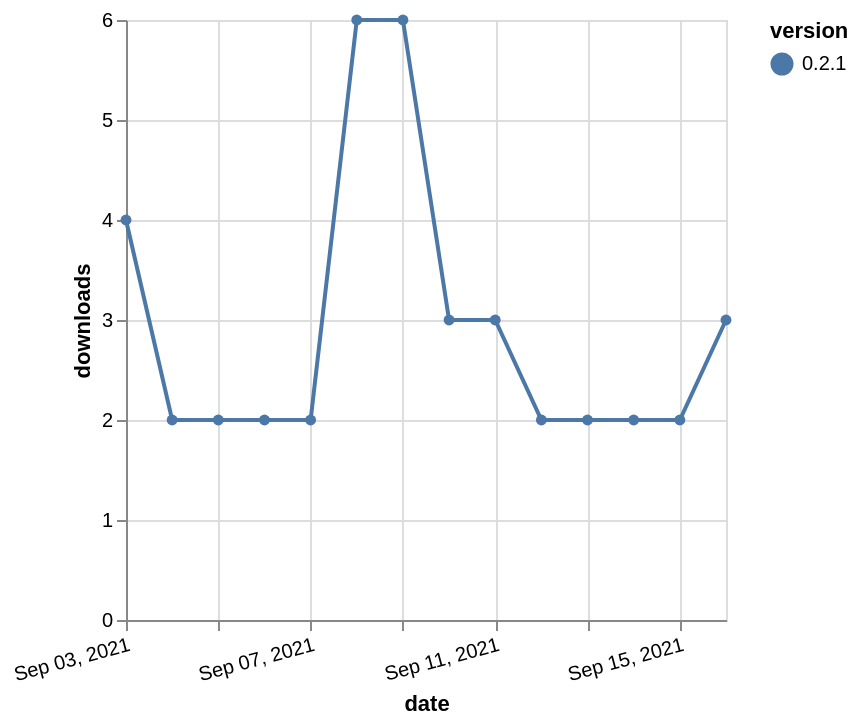

Vega-Lite specification stored for this chart:
### Vega-Lite specification from a JSON file in a GitHub repository (floating-point values rounded to 4 significant figures)
{"$schema": "https://vega.github.io/schema/vega-lite/v5.json", "description": "A simple bar chart with embedded data.", "data": {"values": [{"date": "2021-09-03", "total": 4547, "delta": 4, "version": "0.2.1"}, {"date": "2021-09-04", "total": 4549, "delta": 2, "version": "0.2.1"}, {"date": "2021-09-05", "total": 4551, "delta": 2, "version": "0.2.1"}, {"date": "2021-09-06", "total": 4553, "delta": 2, "version": "0.2.1"}, {"date": "2021-09-07", "total": 4555, "delta": 2, "version": "0.2.1"}, {"date": "2021-09-08", "total": 4561, "delta": 6, "version": "0.2.1"}, {"date": "2021-09-09", "total": 4567, "delta": 6, "version": "0.2.1"}, {"date": "2021-09-10", "total": 4570, "delta": 3, "version": "0.2.1"}, {"date": "2021-09-11", "total": 4573, "delta": 3, "version": "0.2.1"}, {"date": "2021-09-12", "total": 4575, "delta": 2, "version": "0.2.1"}, {"date": "2021-09-13", "total": 4577, "delta": 2, "version": "0.2.1"}, {"date": "2021-09-14", "total": 4579, "delta": 2, "version": "0.2.1"}, {"date": "2021-09-15", "total": 4581, "delta": 2, "version": "0.2.1"}, {"date": "2021-09-16", "total": 4584, "delta": 3, "version": "0.2.1"}]}, "width": "container", "mark": {"type": "line", "point": {"filled": true}}, "encoding": {"x": {"field": "date", "type": "temporal", "timeUnit": "yearmonthdate", "title": "date", "axis": {"labelAngle": -15}}, "y": {"field": "delta", "type": "quantitative", "title": "downloads"}, "color": {"field": "version", "type": "nominal"}, "tooltip": {"field": "delta"}}}
